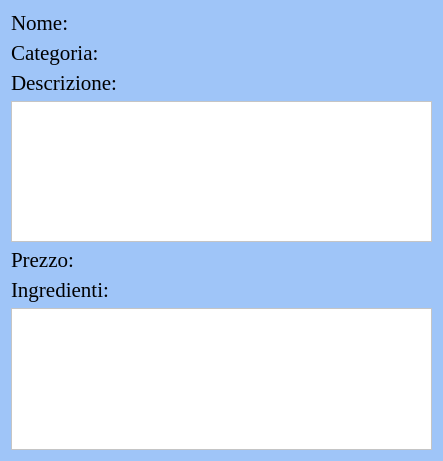
<?xml version="1.0" encoding="UTF-8"?>
<ui version="4.0">
 <class>DettaglioProdotto</class>
 <widget class="QDialog" name="DettaglioProdotto">
  <property name="geometry">
   <rect>
    <x>0</x>
    <y>0</y>
    <width>443</width>
    <height>461</height>
   </rect>
  </property>
  <property name="windowTitle">
   <string>Dettaglio prodotto</string>
  </property>
  <property name="styleSheet">
   <string notr="true">background-color: rgb(159, 197, 248);</string>
  </property>
  <layout class="QFormLayout" name="formLayout">
   <item row="1" column="1">
    <widget class="QLabel" name="lbNome">
     <property name="font">
      <font>
       <family>Georgia</family>
       <pointsize>16</pointsize>
      </font>
     </property>
     <property name="text">
      <string/>
     </property>
    </widget>
   </item>
   <item row="2" column="0">
    <widget class="QLabel" name="label_2">
     <property name="font">
      <font>
       <family>Georgia</family>
       <pointsize>16</pointsize>
      </font>
     </property>
     <property name="text">
      <string>Categoria:</string>
     </property>
    </widget>
   </item>
   <item row="2" column="1">
    <widget class="QLabel" name="lbCategoria">
     <property name="font">
      <font>
       <family>Georgia</family>
       <pointsize>16</pointsize>
      </font>
     </property>
     <property name="text">
      <string/>
     </property>
    </widget>
   </item>
   <item row="5" column="1">
    <widget class="QLabel" name="lbPrezzo">
     <property name="font">
      <font>
       <family>Georgia</family>
       <pointsize>16</pointsize>
      </font>
     </property>
     <property name="text">
      <string/>
     </property>
    </widget>
   </item>
   <item row="6" column="0">
    <widget class="QLabel" name="label_5">
     <property name="font">
      <font>
       <family>Georgia</family>
       <pointsize>16</pointsize>
      </font>
     </property>
     <property name="text">
      <string>Ingredienti:</string>
     </property>
    </widget>
   </item>
   <item row="8" column="0" colspan="2">
    <widget class="QTableWidget" name="tableIngredienti">
     <property name="styleSheet">
      <string notr="true">background-color: rgb(255, 255, 255);</string>
     </property>
    </widget>
   </item>
   <item row="5" column="0">
    <widget class="QLabel" name="label_4">
     <property name="font">
      <font>
       <family>Georgia</family>
       <pointsize>16</pointsize>
      </font>
     </property>
     <property name="text">
      <string>Prezzo:</string>
     </property>
    </widget>
   </item>
   <item row="1" column="0">
    <widget class="QLabel" name="label">
     <property name="font">
      <font>
       <family>Georgia</family>
       <pointsize>16</pointsize>
      </font>
     </property>
     <property name="text">
      <string>Nome:</string>
     </property>
    </widget>
   </item>
   <item row="3" column="0">
    <widget class="QLabel" name="label_3">
     <property name="font">
      <font>
       <family>Georgia</family>
       <pointsize>16</pointsize>
      </font>
     </property>
     <property name="text">
      <string>Descrizione:</string>
     </property>
    </widget>
   </item>
   <item row="4" column="0" colspan="2">
    <widget class="QTextBrowser" name="txtDescrizione">
     <property name="font">
      <font>
       <family>Georgia</family>
       <pointsize>14</pointsize>
      </font>
     </property>
     <property name="styleSheet">
      <string notr="true">background-color: rgb(255, 255, 255);</string>
     </property>
     <property name="html">
      <string>&lt;!DOCTYPE HTML PUBLIC &quot;-//W3C//DTD HTML 4.0//EN&quot; &quot;http://www.w3.org/TR/REC-html40/strict.dtd&quot;&gt;
&lt;html&gt;&lt;head&gt;&lt;meta name=&quot;qrichtext&quot; content=&quot;1&quot; /&gt;&lt;style type=&quot;text/css&quot;&gt;
p, li { white-space: pre-wrap; }
&lt;/style&gt;&lt;/head&gt;&lt;body style=&quot; font-family:'Georgia'; font-size:14pt; font-weight:400; font-style:normal;&quot;&gt;
&lt;p style=&quot;-qt-paragraph-type:empty; margin-top:0px; margin-bottom:0px; margin-left:0px; margin-right:0px; -qt-block-indent:0; text-indent:0px; font-size:16pt;&quot;&gt;&lt;br /&gt;&lt;/p&gt;&lt;/body&gt;&lt;/html&gt;</string>
     </property>
    </widget>
   </item>
  </layout>
 </widget>
 <resources/>
 <connections/>
</ui>
